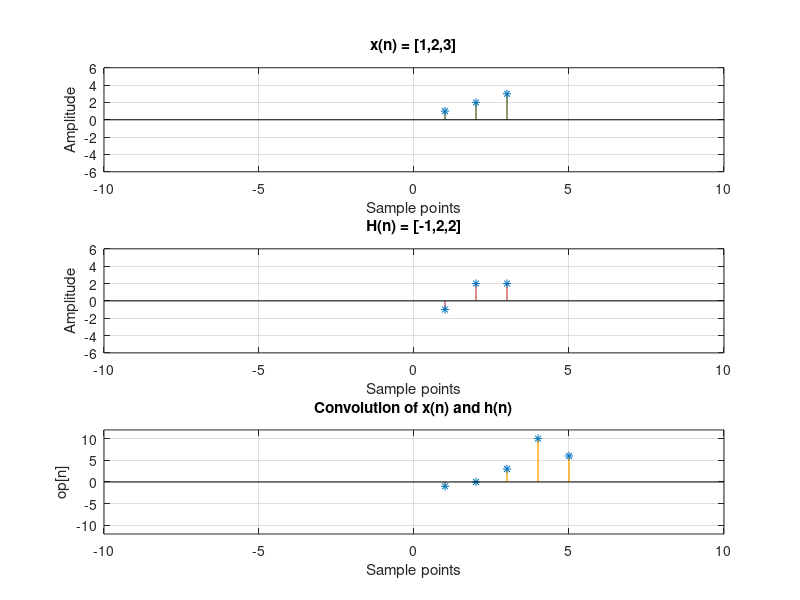

Write the MATLAB code that produced this figure.
clc;
clear all;
close all;

x = [1, 2, 3];
h = [-1, 2, 2];

lenx = length(x);
lenh = length(h);

len_op = lenx+lenh-1;
op = zeros(1, len_op);

padded_x = [x, zeros(1, lenh)];
disp('padded_X');
disp(padded_x)
padded_h = [h, zeros(1, lenx)];
disp('padded_h');
disp(padded_h)

lenX = length(padded_x);
conv(x,h);
for i = 1:len_op
    for j = 1:lenX
        if i-j+1 > 0
            op(i) = op(i) + padded_x(j) * padded_h(i-j+1);
        end
    end
end

%plotting
disp('X(n)');
disp(x);
disp('H(n)');
disp(h);
disp('Convolution of H(n) and X(n)');
disp(op);

red = 1/255*[205, 92,92];
green = 1/255*[85, 107, 47];
blue = 1/255*[70,130,180];
orange = 1/255*[255,165,0];
purple = 1/255*[186,85,211];
background = 1/255*[220,220,220];

fig = figure(2);
set(gcf, 'color', background, 'Position', [100,80,700,700]);

subplot(3,1,1)
stem(x , '*','color', green, 'LineWidth', 1);
title('x(n) = [1,2,3]');
ylabel('Amplitude');
xlabel('Sample points');
grid on;
xlim([-10,10]);
ylim([-6,6]);

subplot(3,1,2)
stem(h , '*','color', red, 'LineWidth', 1);
title('H(n) = [-1,2,2]');
ylabel('Amplitude');
xlabel('Sample points');
grid on;
xlim([-10,10]);
ylim([-6,6]);

subplot(3,1,3)
stem(op , '*','color', orange, 'LineWidth', 1);
title('Convolution of x(n) and h(n)');
ylabel('op[n]');
xlabel('Sample points');
grid on;
xlim([-10,10]);
ylim([-12,12]);